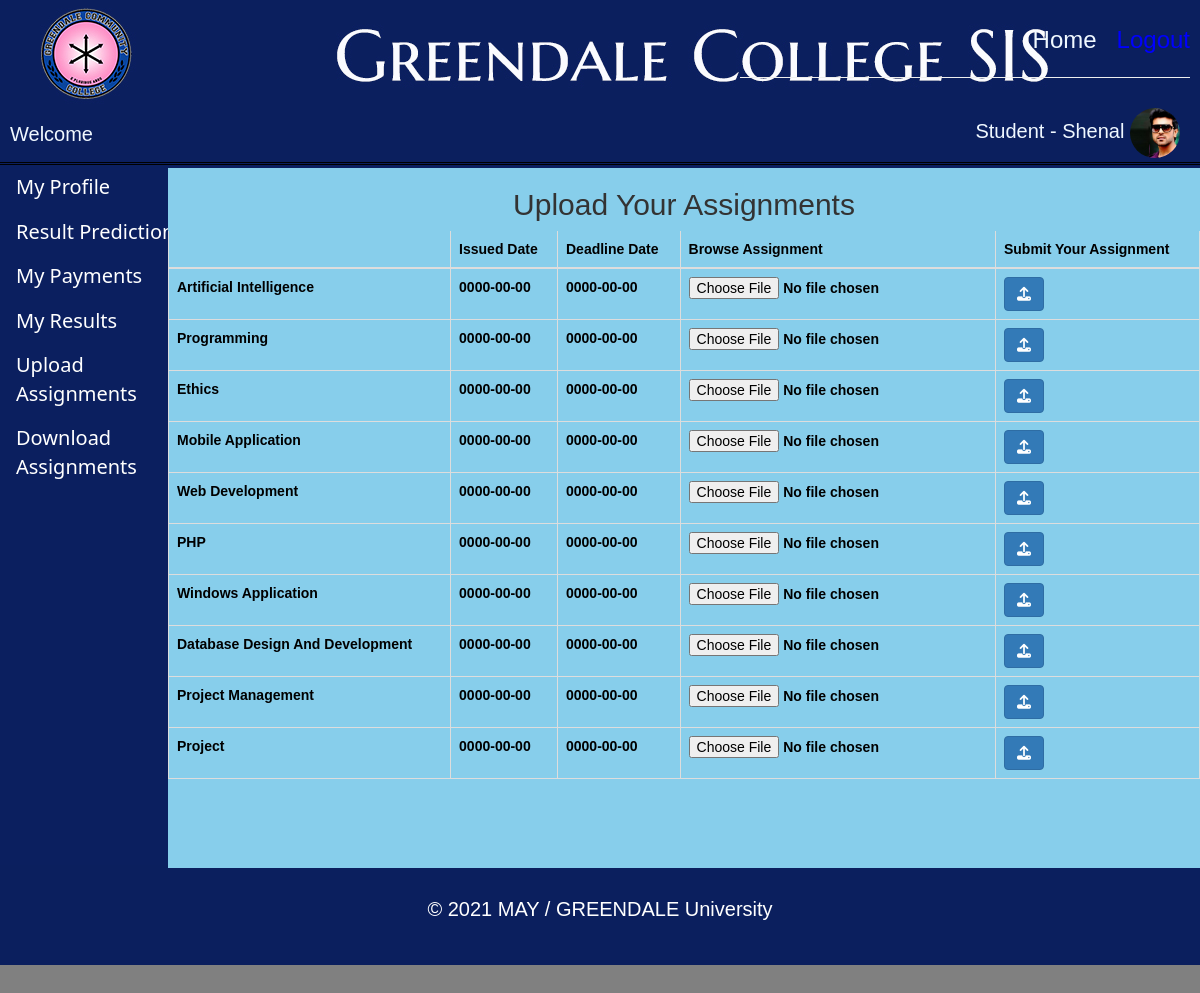
Page /studentuploadassignments.php (signed in) on the committed database.
### tables this page shows
CREATE TABLE `students` (
  `student_id` int(255) NOT NULL,
  `batch_id` int(255) NOT NULL,
  `student_fname` varchar(1000) NOT NULL,
  `student_lname` varchar(1000) NOT NULL,
  `email` varchar(1000) NOT NULL,
  `birthday` varchar(1000) NOT NULL,
  `contactnumber` int(255) NOT NULL,
  `password` varchar(1000) NOT NULL,
  `NIC` int(255) NOT NULL,
  `picture` varchar(1000) NOT NULL,
  `parent_name` varchar(1000) NOT NULL
);

CREATE TABLE `course_details` (
  `course_id` int(255) NOT NULL,
  `course_name` varchar(1000) NOT NULL,
  `module_1` varchar(1000) NOT NULL,
  `module_2` varchar(1000) NOT NULL,
  `module_3` varchar(1000) NOT NULL,
  `module_4` varchar(1000) NOT NULL,
  `module_5` varchar(1000) NOT NULL,
  `module_6` varchar(1000) NOT NULL,
  `module_7` varchar(1000) NOT NULL,
  `module_8` varchar(1000) NOT NULL,
  `module_9` varchar(1000) NOT NULL,
  `module_10` varchar(1000) NOT NULL,
  `payment_1` int(255) NOT NULL,
  `payment_2` int(255) NOT NULL,
  `payment_3` int(255) NOT NULL,
  `payment_4` int(255) NOT NULL,
  `payment_5` int(255) NOT NULL
);

CREATE TABLE `module_assignments` (
  `assignmnt_id` int(255) NOT NULL,
  `batch_id` int(255) NOT NULL,
  `moduleassignment_1` varchar(1000) NOT NULL,
  `moduleassignment_2` varchar(1000) NOT NULL,
  `moduleassignment_3` varchar(1000) NOT NULL,
  `moduleassignment_4` varchar(1000) NOT NULL,
  `moduleassignment_5` varchar(1000) NOT NULL,
  `moduleassignment_6` varchar(1000) NOT NULL,
  `moduleassignment_7` varchar(1000) NOT NULL,
  `moduleassignment_8` varchar(1000) NOT NULL,
  `moduleassignment_9` varchar(1000) NOT NULL,
  `moduleassignment_10` varchar(1000) NOT NULL,
  `module_1_issued` date DEFAULT NULL,
  `module_2_issued` date DEFAULT NULL,
  `module_3_issued` date DEFAULT NULL,
  `module_4_issued` date DEFAULT NULL,
  `module_5_issued` date DEFAULT NULL,
  `module_6_issued` date DEFAULT NULL,
  `module_7_issued` date DEFAULT NULL,
  `module_8_issued` date DEFAULT NULL,
  `module_9_issued` date DEFAULT NULL,
  `module_10_issued` date DEFAULT NULL,
  `module_1_deadl` date DEFAULT NULL,
  `module_2_deadl` date DEFAULT NULL,
  `module_3_deadl` date DEFAULT NULL,
  `module_4_deadl` date DEFAULT NULL,
  `module_5_deadl` date DEFAULT NULL,
  `module_6_deadl` date DEFAULT NULL,
  `module_7_deadl` date DEFAULT NULL,
  `module_8_deadl` date DEFAULT NULL,
  `module_9_deadl` date DEFAULT NULL,
  `module_10_deadl` date DEFAULT NULL
);

### studentuploadassignments.php (the view, shortened to what this page needs)
<!DOCTYPE html>
<html lang="en">
  <head>
    <link href="css/bootstrap.min.css" rel="stylesheet">
	  <link href="css/style.css" rel="stylesheet">
  </head>
  <body style="background-color: grey; margin-top: -220px">
	   <?php
	include "DBconnection.php";
	if(!isset($_SESSION['id']))
	{
		header("location:loginindex.php");
	}
	else
	{
		$id = $_SESSION['id'];
		$result = mysqli_query($conn,"SELECT * FROM students WHERE student_id='" . $id."'");
		$row  = mysqli_fetch_array($result);
		if($row >0)
		{
		$fname =$row['student_fname'];
		$spic =$row['picture'];
		$bid = $_SESSION['bid'];
		$result = mysqli_query($conn,"SELECT * FROM student_batches WHERE batch_id ='" . $bid."'");
		$row  = mysqli_fetch_array($result);
		}
		if($row >0)
		{
		$course_id =$row['course_id'];
		$assignment_id =$row['assignment_id'];
		$result = mysqli_query($conn,"SELECT * FROM course_details WHERE course_id ='" . $course_id."'");
		$row  = mysqli_fetch_array($result);
		}
		if($row >0)
		{
		$module_1 =$row['module_1'];
		$module_2 =$row['module_2'];
		$module_3 =$row['module_3'];
		$module_4 =$row['module_4'];
		$module_5 =$row['module_5'];
		$module_6 =$row['module_6'];
		$module_7 =$row['module_7'];
		$module_8 =$row['module_8'];
		$module_9 =$row['module_9'];
		$module_10 =$row['module_10'];
		$result = mysqli_query($conn,"SELECT * FROM module_assignments WHERE assignmnt_id ='" . $assignment_id."'");
		$row  = mysqli_fetch_array($result);
		}
		if($row >0)
		{
			$module_1_issued =$row['module_1_issued'];
			$module_2_issued =$row['module_2_issued'];
			$module_3_issued =$row['module_3_issued'];
			$module_4_issued =$row['module_4_issued'];
			$module_5_issued =$row['module_5_issued'];
			$module_6_issued =$row['module_6_issued'];
			$module_7_issued =$row['module_7_issued'];
			$module_8_issued =$row['module_8_issued'];
			$module_9_issued =$row['module_9_issued'];
			$module_10_issued =$row['module_10_issued'];
			$module_1_deadl =$row['module_1_deadl'];
			$module_2_deadl =$row['module_2_deadl'];
			$module_3_deadl =$row['module_3_deadl'];
			$module_4_deadl =$row['module_4_deadl'];
			$module_6_deadl =$row['module_6_deadl'];
			$module_7_deadl =$row['module_7_deadl'];
			$module_8_deadl =$row['module_8_deadl'];
			$module_9_deadl =$row['module_9_deadl'];
			$module_10_deadl =$row['module_10_deadl'];
		}
	}
	  ?>
	  <div class="div_content_admin">
    <div class="header_admin">
<div style="margin-right:10px;vertical-align:bottom;">
    <table align="right" width="450">
        <tr><td>
        <div align="right" style="font-size:24px;padding-top:23px; ">
                 <a href="studentindex.php" style="color: aliceblue">Home</a> &nbsp;
                <a href="userLogout.php" style="color:blue">Logout</a>
			<hr>
			   <div align="right" style="font-size:20px; padding: 10px; color: aliceblue">
         Student - <?php echo $fname;?>
				   				    <img class="img-rounded" style="border-radius: 50%" width="50px" height="50px" src="studentImage/<?php echo $spic;?>">
        </div>
        </td></tr>
   </table>
</div>
	  </div>
		   <div class="div_header_title_admin">
     <div align="left" style="font-size:20px; padding: 10px; color: aliceblue">
         Welcome
            </div>
		</div>
		  <div class="mainframe"  style="background-color:#0b1f5f">
		  <div class="section1_admin" >
    		       <ul>
    		      <li><div><a href="studentmyprofile.php">My Profile</a></div></li>
			 	  <li><div><a href="studentresultsprediction.php"> Result Predictions</a></div></li>
			      <li><div><a href="studentviewpayments.php">My Payments</a></div></li>
			      <li><div><a href="studentviewresults.php">My Results</a></div></li>
			      <li><div><a href="studentuploadassignments.php">Upload Assignments</a></div></li>
			      <li><div><a href="studentdownloadassignments.php">Download Assignments</a></div></li>
			  </ul>
</div>
		  <div class="section2_admin" align="center">
<h2 align="center"> Upload Your Assignments</h2>
			  <br>
<table class="table table-bordered" align="center"  style="margin-top: -20px; color: black; font-size: 14px; border:10px ">
  <thead>
    <tr>
      <th scope="col"></th>
      <th scope="col">Issued Date</th>
      <th scope="col">Deadline Date</th>
	<th scope="col"> Browse Assignment</th>
      <th scope="col">Submit Your Assignment</th>
    </tr>
  </thead>
  <tbody>
    <tr>
       <th scope="row"><?php echo $module_1 ; ?></th>
	 	<th scope="row"><?php echo $module_1_issued ; ?></th>
		 <th scope="row"><?php echo $module_1_deadl ; ?></th>
		<form method="POST" enctype="multipart/form-data"  >
	  	<th> <input type="file" name="assignment_name"  accept="application/pdf"></th>
		<th><button type="submit" name="submit1" class="btn btn-primary"><i class="fa fa-upload" aria-hidden="true"></i></button></th>
	</form>
    </tr>
	 <th scope="row"><?php echo $module_2; ?></th>
			  <th scope="row"><?php echo $module_2_issued ; ?></th>
		 <th scope="row"><?php echo $module_2_deadl ; ?></th>
	<form method="POST" enctype="multipart/form-data"  >
	  <th> <input type="file" name="assignment_name"  accept="application/pdf"></th>
		<th><button type="submit" name="submit2" class="btn btn-primary"><i class="fa fa-upload" aria-hidden="true"></button></th>
	</form>
	    <th scope="row"><?php echo $module_3 ; ?></th>
		<th scope="row"><?php echo $module_3_issued ; ?></th>
		 <th scope="row"><?php echo $module_3_deadl ; ?></th>
	<form method="POST" enctype="multipart/form-data"  >
	  <th> <input type="file" name="assignment_name"  accept="application/pdf"></th>
		<th><button type="submit" name="submit3" class="btn btn-primary"><i class="fa fa-upload" aria-hidden="true"></button></th>
		</form>
	 <tr>
       <th scope="row"><?php echo $module_4 ; ?></th>
		 <th scope="row"><?php echo $module_4_issued ; ?></th>
		 <th scope="row"><?php echo $module_4_deadl ; ?></th>
	<form method="POST" enctype="multipart/form-data"  >
	  <th> <input type="file" name="assignment_name"  accept="application/pdf"></th>
		<th><button type="submit" name="submit4" class="btn btn-primary"><i class="fa fa-upload" aria-hidden="true"></button></th>
		</form>
    </tr>
	 <tr>
       <th scope="row"><?php echo $module_5 ; ?></th>
		 <th scope="row"><?php echo $module_5_issued ; ?></th>
		 <th scope="row"><?php echo $module_5_issued ; ?></th>
	<form method="POST" enctype="multipart/form-data"  >
	  <th> <input type="file" name="assignment_name"  accept="application/pdf"></th>
		<th><button type="submit" name="submit5" class="btn btn-primary"><i class="fa fa-upload" aria-hidden="true"></button></th>
		</form>
    </tr>
	   <tr>
        <th scope="row"><?php echo $module_6; ?></th>
		   <th scope="row"><?php echo $module_6_issued ; ?></th>
		 <th scope="row"><?php echo $module_6_deadl ; ?></th>
	<form method="POST" enctype="multipart/form-data"  >
	  <th> <input type="file" name="assignment_name"  accept="application/pdf"></th>
		<th><button type="submit" name="submit6" class="btn btn-primary"><i class="fa fa-upload" aria-hidden="true"></button></th></td>
		</form>
    </tr>
	  <tr>
      <th scope="row"><?php echo $module_7 ; ?></th>
		  <th scope="row"><?php echo $module_7_issued ; ?></th>
		 <th scope="row"><?php echo $module_7_deadl ; ?></th>
	<form method="POST" enctype="multipart/form-data"  >
	  <th> <input type="file" name="assignment_name"  accept="application/pdf"></th>
		<th><button type="submit" name="submit7" class="btn btn-primary"><i class="fa fa-upload" aria-hidden="true"></button></th>
		</form>
    </tr>
	  <tr>
      <th scope="row"><?php echo $module_8; ?></th>
		  <th scope="row"><?php echo $module_8_issued ; ?></th>
		 <th scope="row"><?php echo $module_8_deadl ; ?></th>
	<form method="POST" enctype="multipart/form-data"  >
	  <th> <input type="file" name="assignment_name"  accept="application/pdf"></th>
		<th><button type="submit" name="submit8" class="btn btn-primary"><i class="fa fa-upload" aria-hidden="true"></button></th>
		</form>
    </tr>
	  <tr>
      <th scope="row"><?php echo $module_9 ; ?></th>
		  <th scope="row"><?php echo $module_9_issued ; ?></th>
		 <th scope="row"><?php echo $module_9_deadl ; ?></th>
	<form method="POST" enctype="multipart/form-data"  >
	  <th> <input type="file" name="assignment_name"  accept="application/pdf"></th>
		<th><button type="submit" name="submit9" class="btn btn-primary"><i class="fa fa-upload" aria-hidden="true"></button></th>
		</form>
    </tr>
	  <tr>
       <th scope="row"><?php echo $module_10 ; ?></th>
		  <th scope="row"><?php echo $module_10_issued ; ?></th>
		 <th scope="row"><?php echo $module_10_deadl ; ?></th>
	<form method="POST" enctype="multipart/form-data"  >
	  <th> <input type="file" name="assignment_name"  accept="application/pdf"></th>
		<th><button type="submit" name="submit10" class="btn btn-primary"><i class="fa fa-upload" aria-hidden="true"></button></th>
		</form>
    </tr>
  </tbody>
</table>
		  </div>
		  </div>
		  <div class="section3">
		 <p  align="center" style="color:  white; padding-top: 30px; font-size:20px " >© 2021 MAY / GREENDALE University</p>
		  </div>
	  </div>
  </body>
</html>

### css/style.css (style rules this page uses)
.header_admin { height: 110px; background-image: url("../photos/header_admin.jpg"); background-repeat: no-repeat; font-family: Arial, Helvetica, sans-serif; }
.div_content_admin { margin: auto; width: 100%; background: #FFF; }
.div_header_title_admin { height: 55px; background: #93bede; border-bottom: 3px double black; background-repeat: no-repeat; background-image: url("../photos/admintitle.jpg"); }
.mainframe { height: 700px; width: 100%; }
.section1_admin { width: 14%; float: left; background: #0b1f5f ; font-family:Segoe, "Segoe UI", "DejaVu Sans", "Trebuchet MS", Verdana, "sans-serif"; font-size: 20px; }
.section2_admin { float: right; width: 86%; height: 700px; background-color: skyblue; }
.section3 { width: 100%; height: 100px; background-image: url("../photos/sub4.jpg"); background-size: 100% 100px; margin-bottom: auto; }

### studentuploadassignments.php (style rules this page uses)
ul { list-style-type: none; margin: 0; padding: 0; width: 210px; background-color: #0b1f5f; }
li a { display: block; color: white; padding: 8px 16px; text-decoration: none; }
* { box-sizing: border-box; }
body { font-family: Verdana, sans-serif; }
img { vertical-align: middle; }

### rows in the picture
students: student_fname "Shenal", picture (picture)
course_details: module_1 "Artificial Intelligence", module_2 "Programming", module_3 "Ethics", module_4 "Mobile Application", module_5 "Web Development", module_6 "PHP", module_7 "Windows Application", module_8 "Database Design And Development", module_9 "Project Management", module_10 "Project"
module_assignments: module_1_issued "0000-00-00", module_1_deadl "0000-00-00", module_2_issued "0000-00-00", module_2_deadl "0000-00-00", module_3_issued "0000-00-00", module_3_deadl "0000-00-00", module_4_issued "0000-00-00", module_4_deadl "0000-00-00", module_5_issued "0000-00-00", module_6_issued "0000-00-00", module_6_deadl "0000-00-00", module_7_issued "0000-00-00", module_7_deadl "0000-00-00", module_8_issued "0000-00-00", module_8_deadl "0000-00-00", module_9_issued "0000-00-00", module_9_deadl "0000-00-00", module_10_issued "0000-00-00", module_10_deadl "0000-00-00"
